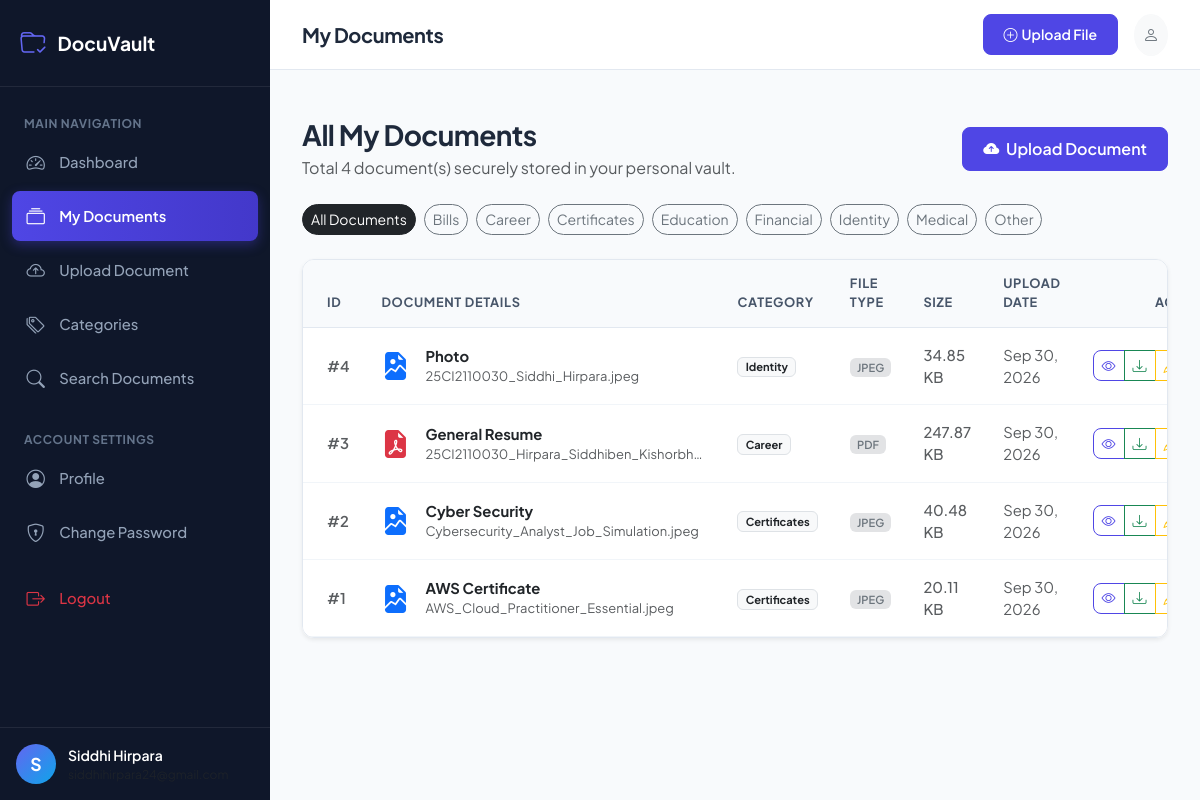
The app's page /documents (signed in) with its own data.
### models/user.py (models this page shows, shortened)
class User(db.Model, UserMixin):
    __tablename__ = 'users'
    id = db.Column(db.Integer, primary_key=True)
    full_name = db.Column(db.String(100), nullable=False)
    email = db.Column(db.String(120), unique=True, nullable=False, index=True)
    phone = db.Column(db.String(20), nullable=True)
    password_hash = db.Column(db.String(255), nullable=False)
    role = db.Column(db.String(20), default='user', nullable=False)  # 'user' or 'admin'
    status = db.Column(db.String(20), default='active', nullable=False)  # 'active' or 'inactive'
    created_at = db.Column(db.DateTime, default=datetime.utcnow, nullable=False)
    updated_at = db.Column(db.DateTime, default=datetime.utcnow, onupdate=datetime.utcnow, nullable=False)
    documents = db.relationship('Document', back_populates='user', cascade='all, delete-orphan', lazy='dynamic')
    password_reset_tokens = db.relationship('PasswordResetToken', back_populates='user', cascade='all, delete-orphan', lazy='dynamic')
    @property
    def is_active(self):
        return self.status == 'active'

### models/category.py (models this page shows, shortened)
class Category(db.Model):
    __tablename__ = 'categories'
    id = db.Column(db.Integer, primary_key=True)
    name = db.Column(db.String(100), unique=True, nullable=False, index=True)
    description = db.Column(db.Text, nullable=True)
    created_at = db.Column(db.DateTime, default=datetime.utcnow, nullable=False)
    documents = db.relationship('Document', back_populates='category', lazy='dynamic')

### models/document.py (models this page shows, shortened)
class Document(db.Model):
    __tablename__ = 'documents'
    id = db.Column(db.Integer, primary_key=True)
    user_id = db.Column(db.Integer, db.ForeignKey('users.id', ondelete='CASCADE'), nullable=False, index=True)
    category_id = db.Column(db.Integer, db.ForeignKey('categories.id', ondelete='SET NULL'), nullable=True, index=True)
    document_name = db.Column(db.String(200), nullable=False)
    description = db.Column(db.Text, nullable=True)
    original_filename = db.Column(db.String(255), nullable=False)
    stored_filename = db.Column(db.String(255), unique=True, nullable=False)
    file_path = db.Column(db.String(500), nullable=False)
    file_type = db.Column(db.String(50), nullable=False)  # PDF, JPG, PNG, DOC, DOCX, etc.
    file_size = db.Column(db.Integer, nullable=False)  # in bytes
    upload_date = db.Column(db.DateTime, default=datetime.utcnow, nullable=False)
    updated_at = db.Column(db.DateTime, default=datetime.utcnow, onupdate=datetime.utcnow, nullable=False)
    user = db.relationship('User', back_populates='documents')
    category = db.relationship('Category', back_populates='documents')
    @property
    def formatted_file_size(self):
        if not self.file_size:
            return '0 B'
        size = float(self.file_size)
        units = ['B', 'KB', 'MB', 'GB']
        for unit in units:
            if size < 1024.0:
                return f"{size:.2f} {unit}"
            size /= 1024.0
        return f"{size:.2f} TB"
    @property
    def file_icon(self):
        ext = self.file_type.lower()
        if ext == 'pdf':
            return 'bi-file-earmark-pdf-fill text-danger'
        elif ext in ['jpg', 'jpeg', 'png', 'webp']:
            return 'bi-file-earmark-image-fill text-primary'
        elif ext in ['doc', 'docx']:
            return 'bi-file-earmark-word-fill text-info'
        return 'bi-file-earmark-text-fill text-secondary'

### routes/user.py (the view)
@user_bp.route('/documents')
@login_required
def documents():
    category_id = request.args.get('category', type=int)
    category_name = request.args.get('category_name', type=str)
    query = Document.query.filter_by(user_id=current_user.id)
    selected_category = None
    if category_id:
        query = query.filter_by(category_id=category_id)
        selected_category = db.session.get(Category, category_id)
    elif category_name:
        selected_category = Category.query.filter(Category.name.ilike(category_name)).first()
        if selected_category:
            query = query.filter_by(category_id=selected_category.id)
    user_documents = query.order_by(Document.upload_date.desc()).all()
    categories = Category.query.order_by(Category.name).all()
    return render_template(
        'user/documents.html',
        documents=user_documents,
        categories=categories,
        selected_category=selected_category
    )

### templates/user/documents.html (shortened to what this page needs)
{% extends "user/base_user.html" %}
{% block page_heading %}My Documents{% endblock %}
{% block content %}
<div class="container-fluid px-0">
    <div class="d-flex flex-column flex-md-row justify-content-between align-items-start align-items-md-center mb-4 gap-3">
        <div>
            <h3 class="fw-bold mb-1">
                {% if selected_category %}
                    Category: <span class="text-primary">{{ selected_category.name }}</span>
                {% else %}
                    All My Documents
                {% endif %}
            </h3>
            <p class="text-muted mb-0">Total {{ documents|length }} document(s) securely stored in your personal vault.</p>
        </div>
        <div class="d-flex gap-2">
            <a href="{{ url_for('user.upload') }}" class="btn btn-primary">
                <i class="bi bi-cloud-arrow-up-fill me-1"></i> Upload Document
            </a>
        </div>
    </div>
    <div class="mb-4 d-flex flex-wrap gap-2">
        <a href="{{ url_for('user.documents') }}" class="btn btn-sm {% if not selected_category %}btn-dark{% else %}btn-outline-secondary{% endif %} rounded-pill">
            All Documents
        </a>
        {% for cat in categories %}
        <a href="{{ url_for('user.documents', category=cat.id) }}" class="btn btn-sm {% if selected_category and selected_category.id == cat.id %}btn-primary{% else %}btn-outline-secondary{% endif %} rounded-pill">
            {{ cat.name }}
        </a>
        {% endfor %}
    </div>
    <div class="card border-0 shadow-sm">
        <div class="card-body p-0">
            {% if documents %}
            <div class="table-responsive">
                <table class="table table-hover align-middle mb-0">
                    <thead class="table-light">
                        <tr>
                            <th scope="col" class="ps-4">ID</th>
                            <th scope="col">Document Details</th>
                            <th scope="col">Category</th>
                            <th scope="col">File Type</th>
                            <th scope="col">Size</th>
                            <th scope="col">Upload Date</th>
                            <th scope="col" class="text-end pe-4">Actions</th>
                        </tr>
                    </thead>
                    <tbody>
                        {% for doc in documents %}
                        <tr>
                            <td class="ps-4 text-muted fw-semibold">#{{ doc.id }}</td>
                            <td>
                                <div class="d-flex align-items-center gap-3">
                                    <i class="bi {{ doc.file_icon }} fs-3"></i>
                                    <div>
                                        <a href="{{ url_for('user.view_document', doc_id=doc.id) }}" class="fw-bold text-dark text-decoration-none">
                                            {{ doc.document_name }}
                                        </a>
                                        <div class="small text-muted text-truncate" style="max-width: 280px;">
                                            {{ doc.description or doc.original_filename }}
                                        </div>
                                    </div>
                                </div>
                            </td>
                            <td>
                                <a href="{{ url_for('user.documents', category=doc.category.id if doc.category else '') }}" class="badge bg-light text-dark border text-decoration-none">
                                    {{ doc.category.name if doc.category else 'Other' }}
                                </a>
                            </td>
                            <td>
                                <span class="badge bg-secondary-subtle text-secondary fw-semibold">
                                    {{ doc.file_type }}
                                </span>
                            </td>
                            <td class="small text-muted fw-medium">{{ doc.formatted_file_size }}</td>
                            <td class="small text-muted">{{ doc.upload_date.strftime('%b %d, %Y') }}</td>
                            <td class="text-end pe-4">
                                <div class="btn-group btn-group-sm">
                                    <a href="{{ url_for('user.view_document', doc_id=doc.id) }}" class="btn btn-outline-primary" data-bs-toggle="tooltip" title="View Document">
                                        <i class="bi bi-eye"></i>
                                    </a>
                                    <a href="{{ url_for('user.download_document', doc_id=doc.id) }}" class="btn btn-outline-success" data-bs-toggle="tooltip" title="Download">
                                        <i class="bi bi-download"></i>
                                    </a>
                                    <a href="{{ url_for('user.edit_document', doc_id=doc.id) }}" class="btn btn-outline-warning" data-bs-toggle="tooltip" title="Edit">
                                        <i class="bi bi-pencil"></i>
                                    </a>
                                </div>
                            </td>
                        </tr>
                        {% endfor %}
                    </tbody>
                </table>
            </div>
            {% endif %}
        </div>
    </div>
</div>
{% endblock %}

### templates/user/base_user.html (shortened to what this page needs)
{% extends "base.html" %}
{% block body %}
<div class="app-container">
    <aside class="app-sidebar">
        <div class="sidebar-header">
            <a href="{{ url_for('user.dashboard') }}" class="sidebar-brand">
                <i class="bi bi-folder-check"></i>
                <span>{{ app_name }}</span>
            </a>
        </div>
        <ul class="sidebar-menu">
            <li class="sidebar-menu-category">Main Navigation</li>
            <li class="sidebar-menu-item">
                <a href="{{ url_for('user.dashboard') }}" class="sidebar-link {% if request.endpoint == 'user.dashboard' %}active{% endif %}">
                    <i class="bi bi-speedometer2"></i>
                    <span>Dashboard</span>
                </a>
            </li>
            <li class="sidebar-menu-item">
                <a href="{{ url_for('user.documents') }}" class="sidebar-link {% if request.endpoint == 'user.documents' %}active{% endif %}">
                    <i class="bi bi-collection"></i>
                    <span>My Documents</span>
                </a>
            </li>
            <li class="sidebar-menu-item">
                <a href="{{ url_for('user.upload') }}" class="sidebar-link {% if request.endpoint == 'user.upload' %}active{% endif %}">
                    <i class="bi bi-cloud-arrow-up"></i>
                    <span>Upload Document</span>
                </a>
            </li>
            <li class="sidebar-menu-item">
                <a href="{{ url_for('user.categories') }}" class="sidebar-link {% if request.endpoint == 'user.categories' %}active{% endif %}">
                    <i class="bi bi-tags"></i>
                    <span>Categories</span>
                </a>
            </li>
            <li class="sidebar-menu-item">
                <a href="{{ url_for('user.search') }}" class="sidebar-link {% if request.endpoint == 'user.search' %}active{% endif %}">
                    <i class="bi bi-search"></i>
                    <span>Search Documents</span>
                </a>
            </li>
            <li class="sidebar-menu-category mt-3">Account Settings</li>
            <li class="sidebar-menu-item">
                <a href="{{ url_for('user.profile') }}" class="sidebar-link {% if request.endpoint == 'user.profile' %}active{% endif %}">
                    <i class="bi bi-person-circle"></i>
                    <span>Profile</span>
                </a>
            </li>
            <li class="sidebar-menu-item">
                <a href="{{ url_for('user.change_password') }}" class="sidebar-link {% if request.endpoint == 'user.change_password' %}active{% endif %}">
                    <i class="bi bi-shield-lock"></i>
                    <span>Change Password</span>
                </a>
            </li>
            <li class="sidebar-menu-item mt-3">
                <a href="{{ url_for('auth.logout') }}" class="sidebar-link text-danger">
                    <i class="bi bi-box-arrow-right"></i>
                    <span>Logout</span>
                </a>
            </li>
        </ul>
        <div class="sidebar-footer">
            <div class="user-snippet">
                <div class="user-avatar">
                    {{ current_user.full_name[:1] | upper }}
                </div>
                <div class="overflow-hidden">
                    <div class="text-white fw-semibold text-truncate small">{{ current_user.full_name }}</div>
                    <div class="text-muted text-truncate" style="font-size: 0.75rem;">{{ current_user.email }}</div>
                </div>
            </div>
        </div>
    </aside>
    <div class="app-main">
        <header class="app-topbar">
            <div class="d-flex align-items-center gap-3">
                <h5 class="mb-0 fw-bold d-none d-sm-block">{% block page_heading %}Dashboard{% endblock %}</h5>
            </div>
            <div class="d-flex align-items-center gap-3">
                <a href="{{ url_for('user.upload') }}" class="btn btn-sm btn-primary d-none d-md-inline-flex align-items-center gap-1">
                    <i class="bi bi-plus-circle"></i> Upload File
                </a>
                <div class="dropdown">
                    <button class="btn btn-light rounded-circle p-2" type="button" data-bs-toggle="dropdown" aria-expanded="false">
                        <i class="bi bi-person text-secondary"></i>
                    </button>
                </div>
            </div>
        </header>
        <div class="container-fluid px-4 pt-3">
        </div>
        <main class="app-content">
            {% block content %}{% endblock %}
        </main>
    </div>
</div>
{% endblock %}

### templates/base.html (shortened to what this page needs)
<!DOCTYPE html>
<html lang="en">
<head>
    <link href="https://cdn.jsdelivr.net/npm/bootstrap@5.3.3/dist/css/bootstrap.min.css" rel="stylesheet">
    <link href="https://cdn.jsdelivr.net/npm/bootstrap-icons@1.11.3/font/bootstrap-icons.min.css" rel="stylesheet">
    <link href="{{ url_for('static', filename='css/style.css') }}" rel="stylesheet">
</head>
<body>
    {% block body %}
    {% endblock %}
</body>
</html>

### records on screen
User: full_name "S", full_name "Siddhi Hirpara"
Category: name "Bills"
Category: name "Career"
Category: name "Certificates"
Category: name "Education"
Category: name "Financial"
Category: name "Identity"
Category: name "Medical"
Category: name "Other"
Document: id "4", document_name "Photo", description+original_filename "25CI2110030_Siddhi_Hirpara.jpeg", category "Identity", file_type "JPEG", formatted_file_size "34.85 KB", upload_date "Sep 30, 2026"
Document: id "3", document_name "General Resume", description+original_filename "25CI2110030_Hirpara_Siddhiben_Kishorbh…", category "Career", file_type "PDF", formatted_file_size "247.87 KB", upload_date "Sep 30, 2026"
Document: id "2", document_name "Cyber Security", description+original_filename "Cybersecurity_Analyst_Job_Simulation.jpeg", category "Certificates", file_type "JPEG", formatted_file_size "40.48 KB", upload_date "Sep 30, 2026"
Document: id "1", document_name "AWS Certificate", description+original_filename "AWS_Cloud_Practitioner_Essential.jpeg", category "Certificates", file_type "JPEG", formatted_file_size "20.11 KB", upload_date "Sep 30, 2026"

### other values on screen
{{ app_name }} "DocuVault"
{{ documents|length }} "4"
